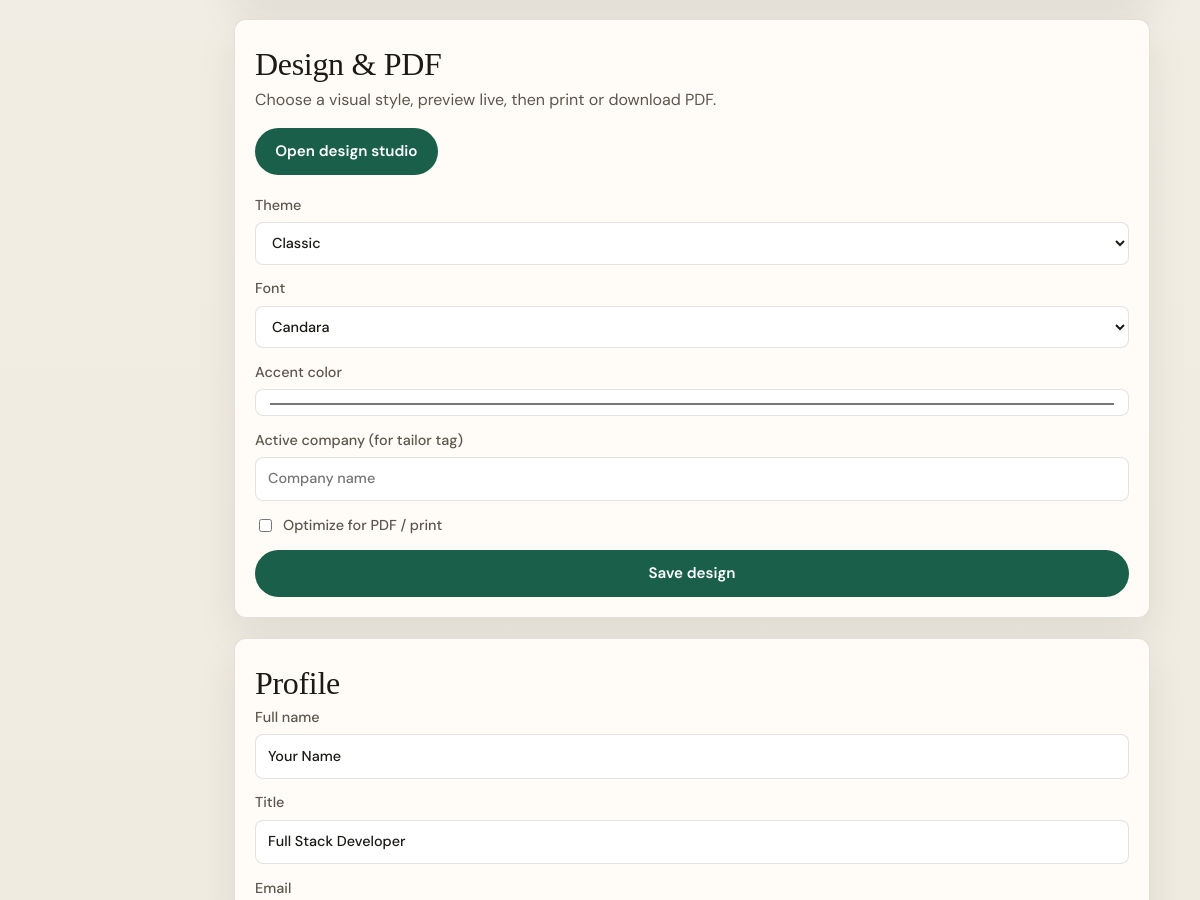
The app's page /editor.php (middle part), older data.
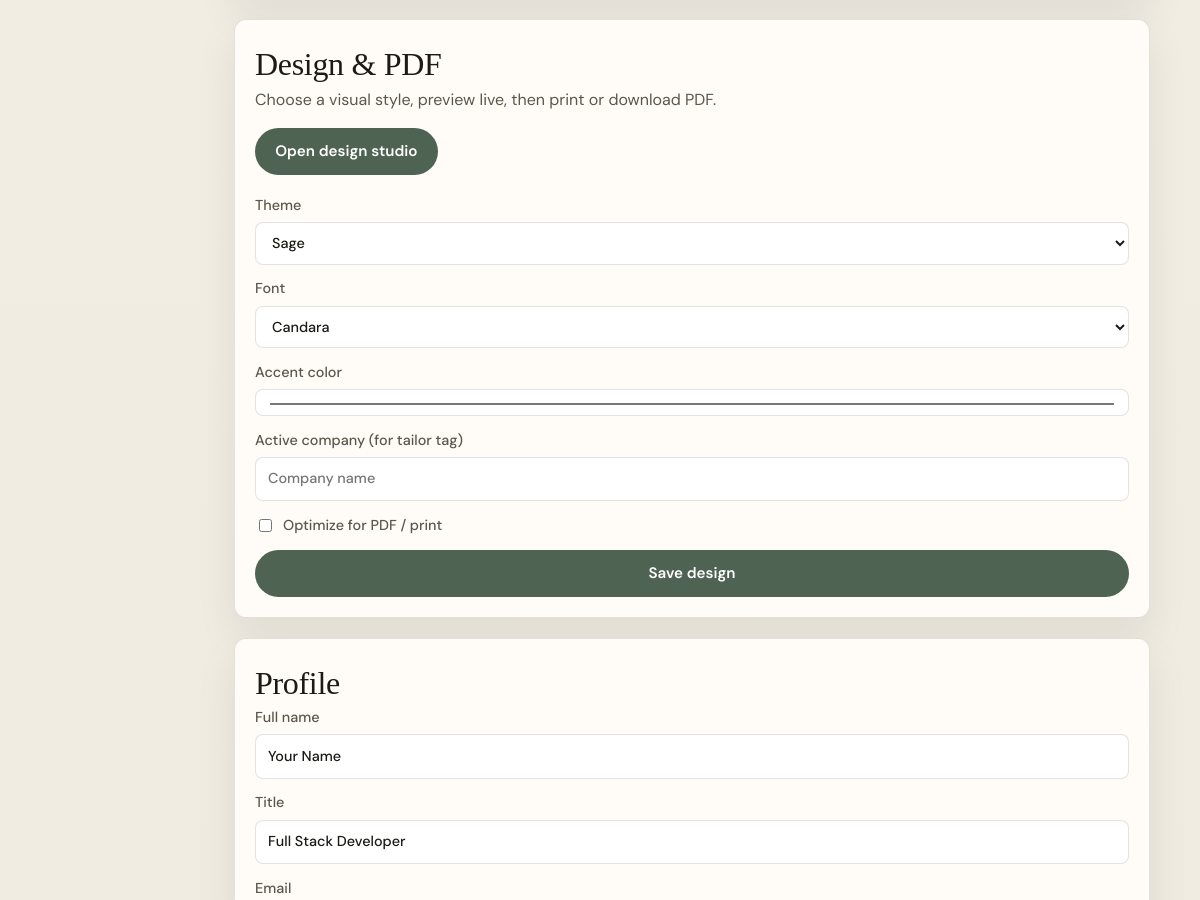
The same page, newer data.
### tables this page shows
CREATE TABLE settings (
  `key` VARCHAR(64) NOT NULL PRIMARY KEY,
  `value` TEXT NOT NULL
);

CREATE TABLE resume_profile (
  id INT UNSIGNED NOT NULL AUTO_INCREMENT PRIMARY KEY,
  full_name VARCHAR(160) NOT NULL,
  title VARCHAR(200) NOT NULL DEFAULT '',
  email VARCHAR(160) NOT NULL DEFAULT '',
  phone VARCHAR(80) NOT NULL DEFAULT '',
  location VARCHAR(160) NOT NULL DEFAULT '',
  gender VARCHAR(40) NOT NULL DEFAULT '',
  date_of_birth DATE NULL,
  country VARCHAR(120) NOT NULL DEFAULT '',
  nationality VARCHAR(120) NOT NULL DEFAULT '',
  photo_path VARCHAR(255) NOT NULL DEFAULT '',
  show_photo TINYINT(1) NOT NULL DEFAULT 1,
  links JSON NULL,
  updated_at TIMESTAMP NOT NULL DEFAULT CURRENT_TIMESTAMP ON UPDATE CURRENT_TIMESTAMP
);

### src/Db.php (called while the page is built, shortened)
<?php
final class Db
{
    private static ?PDO $pdo = null;
    public static function pdo(): PDO
    {
        if (self::$pdo instanceof PDO) {
            return self::$pdo;
        }
        $url = getenv('DATABASE_URL') ?: '';
        $parts = parse_url($url);
        $dbName = ltrim($parts['path'], '/');
        $host = $parts['host'];
        $port = $parts['port'] ?? 3306;
        $user = $parts['user'] ?? 'db';
        $pass = $parts['pass'] ?? 'db';
        $dsn = sprintf('mysql:host=%s;port=%d;dbname=%s;charset=utf8mb4', $host, $port, $dbName);
        self::$pdo = new PDO($dsn, $user, $pass, [
            PDO::ATTR_ERRMODE => PDO::ERRMODE_EXCEPTION,
            PDO::ATTR_DEFAULT_FETCH_MODE => PDO::FETCH_ASSOC,
            PDO::ATTR_EMULATE_PREPARES => false,
        ]);
        return self::$pdo;
    }
}

### src/App.php (called while the page is built, shortened)
<?php
final class App
{
    public static function setting(string $key, ?string $default = null): ?string
    {
        $stmt = Db::pdo()->prepare('SELECT `value` FROM settings WHERE `key` = ? LIMIT 1');
        $stmt->execute([$key]);
        $row = $stmt->fetch();
        if ($row === false) {
            return $default;
        }
        return (string) $row['value'];
    }
    public static function profile(): array
    {
        $row = Db::pdo()->query('SELECT * FROM resume_profile ORDER BY id ASC LIMIT 1')->fetch();
        $links = $row['links'];
        if (is_string($links)) {
            $decoded = json_decode($links, true);
            $row['links'] = is_array($decoded) ? $decoded : [];
        } elseif (!is_array($links)) {
            $row['links'] = [];
        }
        $row['show_photo'] = (int) ($row['show_photo'] ?? 1);
        $row['photo_path'] = (string) ($row['photo_path'] ?? '');
        return $row;
    }
    public static function e(?string $value): string
    {
        return htmlspecialchars((string) $value, ENT_QUOTES | ENT_SUBSTITUTE, 'UTF-8');
    }
    public static function themes(): array
    {
        return [
            'midnight' => [
                'label' => 'Midnight',
                'blurb' => 'Word-style dark letter — large caps name, Aptos/Arial, pipe contacts.',
            ],
            'sage' => [
                'label' => 'Sage',
                'blurb' => 'Word-style sage letter — centered name, Candara, contact between thin rules.',
            ],
            'classic' => [
                'label' => 'Classic',
                'blurb' => 'Serif name, accent underline — clean and traditional.',
            ],
            'modern' => [
                'label' => 'Modern',
                'blurb' => 'Bold left accent bar and open spacing.',
            ],
            'compact' => [
                'label' => 'Compact',
                'blurb' => 'Tighter type for one-page applications.',
            ],
            'sidebar' => [
                'label' => 'Sidebar',
                'blurb' => 'Colored side column for contact and name.',
            ],
            'executive' => [
                'label' => 'Executive',
                'blurb' => 'Clean left-aligned layout with refined rules — formal and sharp.',
            ],
            'company' => [
                'label' => 'Company tint',
                'blurb' => 'Soft brand wash using your accent color.',
            ],
            'banner' => [
                'label' => 'Banner',
                'blurb' => 'Full-width accent header band with white name.',
            ],
            'split' => [
                'label' => 'Split',
                'blurb' => 'Two-tone header with name left and contacts right.',
            ],
            'minimal' => [
                'label' => 'Minimal',
                'blurb' => 'Quiet typography, almost no decoration.',
            ],
            'slate' => [
                'label' => 'Slate',
                'blurb' => 'Dark slate header strip for strong contrast.',
            ],
            'serif' => [
                'label' => 'Editorial',
                'blurb' => 'Large serif headlines with editorial section titles.',
            ],
            'cards' => [
                'label' => 'Cards',
                'blurb' => 'Each section sits in a soft bordered card.',
            ],
            'timeline' => [
                'label' => 'Timeline',
                'blurb' => 'Centered header, vertical rail with icons, dates on the left — burgundy accents.',
                'accent' => '#8B1A1A',
            ],
        ];
    }
    public static function themeKeys(): array
    {
        return array_keys(self::themes());
    }
    public static function fontKeys(): array
    {
        return array_keys(self::fonts());
    }
    public static function resolveFont(?string $font): string
    {
        $font = $font ?: (self::setting('font_family', 'candara') ?: 'candara');
        return in_array($font, self::fontKeys(), true) ? $font : 'candara';
    }
    public static function resolveTheme(?string $theme): string
    {
        $theme = $theme ?: (self::setting('theme', 'sage') ?: 'sage');
        return in_array($theme, self::themeKeys(), true) ? $theme : 'sage';
    }
    public static function resolveAccent(?string $accent): string
    {
        $accent = $accent ?: (self::setting('accent_color', '#4E6351') ?: '#4E6351');
        return preg_match('/^#[0-9A-Fa-f]{6}$/', $accent) ? $accent : '#4E6351';
    }
}

### public/editor.php (the view, shortened to what this page needs)
<?php
require_once dirname(__DIR__) . '/src/layout.php';
$profile = App::profile();
$theme = App::setting('theme', 'classic') ?: 'classic';
$accent = App::setting('accent_color', '#1a5f4a') ?: '#1a5f4a';
$font = App::resolveFont(null);
$pdfMode = (App::setting('pdf_mode', '0') ?: '0') === '1';
$activeCompany = App::setting('active_company', '') ?: '';
layout_header('Editor');
?>
<main class="editor">
  <div class="editor-grid">
    <div class="editor-main">
      <section class="editor-block" id="design">
        <h2>Design &amp; PDF</h2>
        <p class="empty" style="margin-top:0">Choose a visual style, preview live, then print or download PDF.</p>
        <p><a class="btn btn-primary" href="/design.php">Open design studio</a></p>
        <form method="post" class="form" style="margin-top:1.25rem">
          <label>
            Theme
            <select name="theme">
              <?php foreach (App::themes() as $key => $meta): ?>
                <option value="<?= App::e($key) ?>"<?= $theme === $key ? ' selected' : '' ?>><?= App::e($meta['label']) ?></option>
              <?php endforeach; ?>
            </select>
          </label>
          <label>
            Font
            <select name="font_family">
              <?php foreach (App::fonts() as $key => $meta): ?>
                <option value="<?= App::e($key) ?>"<?= $font === $key ? ' selected' : '' ?>><?= App::e($meta['label']) ?></option>
              <?php endforeach; ?>
            </select>
          </label>
          <label>
            Accent color
            <input type="color" name="accent_color" value="<?= App::e($accent) ?>">
          </label>
          <label>
            Active company (for tailor tag)
            <input type="text" name="active_company" value="<?= App::e($activeCompany) ?>" placeholder="Company name">
          </label>
          <label class="check">
            <input type="checkbox" name="pdf_mode" value="1"<?= $pdfMode ? ' checked' : '' ?>>
            Optimize for PDF / print
          </label>
          <button type="submit" class="btn btn-primary">Save design</button>
        </form>
      </section>
      <section class="editor-block" id="profile">
        <h2>Profile</h2>
        <form method="post" class="form" enctype="multipart/form-data">
          <label>Full name <input type="text" name="full_name" required value="<?= App::e($profile['full_name']) ?>"></label>
          <label>Title <input type="text" name="title" value="<?= App::e($profile['title']) ?>"></label>
          <label>Email <input type="email" name="email" value="<?= App::e($profile['email']) ?>"></label>
        </form>
      </section>
    </div>
  </div>
</main>
<?php
layout_footer();

### src/layout.php (shortened to what this page needs)
<?php
function layout_header(string $title, array $opts = []): void
{
    $theme = App::resolveTheme($opts['theme'] ?? null);
    $accent = App::resolveAccent($opts['accent'] ?? null);
    $font = App::resolveFont($opts['font'] ?? null);
    $pdfMode = array_key_exists('pdf_mode', $opts)
        ? (bool) $opts['pdf_mode']
        : ((App::setting('pdf_mode', '0') ?: '0') === '1');
    $bodyClass = trim(($opts['body_class'] ?? '') . ($pdfMode ? ' pdf-mode' : ''));
    $hideNav = !empty($opts['hide_nav']);
    ?>
<!DOCTYPE html>
<html lang="en">
<head>
  <link rel="stylesheet" href="/assets/css/app.css?v=20260804h">
  <link rel="stylesheet" href="/assets/css/resume-themes.css?v=20260804i">
</head>
<body class="<?= App::e($bodyClass) ?>" data-theme="<?= App::e($theme) ?>" data-font="<?= App::e($font) ?>">
  <div class="site-shell<?= $hideNav ? ' site-shell-embed' : '' ?>">
<?php
}
function layout_footer(bool $withJs = true): void
{
    ?>
  </div>
</body>
</html>
<?php
}

### public/assets/css/app.css (style rules this page uses)
:root { --bg: #f3efe6; --bg-deep: #e7e0d2; --ink: #1c1a16; --muted: #5c564c; --line: rgba(28, 26, 22, 0.12); --paper: #fffcf7; --accent: #1a5f4a; --accent-ink: #fff; --danger: #8b2e2e; --radius: 12px; --font: "DM Sans", system-ui, sans-serif; --display: "Instrument Serif", Georgia, serif; --shadow: 0 18px 40px rgba(28, 26, 22, 0.08); }
*, *::before, *::after { box-sizing: border-box; }
html { scroll-behavior: smooth; }
body { margin: 0; min-height: 100vh; font-family: var(--font); color: var(--ink); background: radial-gradient(1200px 600px at 10% -10%, rgba(26, 95, 74, 0.12), transparent 60%), radial-gradient(900px 500px at 100% 0%, rgba(140, 90, 40, 0.1), transparent 55%), linear-gradient(180deg, var(--bg) 0%, var(--bg-deep) 100%); line-height: 1.5; }
a { color: var(--accent); text-decoration-thickness: 1px; text-underline-offset: 0.18em; }
.site-shell { width: min(1100px, calc(100% - 2rem)); margin: 0 auto; padding: 1.25rem 0 3rem; }
.btn { display: inline-flex; align-items: center; justify-content: center; gap: 0.4rem; border: 1px solid transparent; border-radius: 999px; padding: 0.7rem 1.2rem; font: inherit; font-weight: 600; font-size: 0.95rem; cursor: pointer; text-decoration: none; transition: transform 0.15s ease, background 0.15s ease, color 0.15s ease; }
.btn-primary { background: var(--accent); color: var(--accent-ink); }
.apps-panel-head h2, .page-head h1, .editor-block h2 { margin: 0; font-family: var(--display); font-weight: 400; font-size: 2rem; letter-spacing: -0.01em; }
.panel-foot, .empty { margin-top: 1.25rem; color: var(--muted); }
.editor-grid { display: grid; grid-template-columns: 160px 1fr; gap: 1.5rem; }
.editor-block { background: var(--paper); border: 1px solid var(--line); border-radius: var(--radius); padding: 1.25rem; margin-bottom: 1.25rem; box-shadow: var(--shadow); }
.form { display: grid; gap: 0.85rem; }
.form label, .form fieldset { display: grid; gap: 0.35rem; font-size: 0.9rem; font-weight: 500; color: var(--muted); }
.form input, .form select, .form textarea { width: 100%; border: 1px solid var(--line); border-radius: 8px; padding: 0.65rem 0.75rem; font: inherit; color: var(--ink); background: #fff; }
.form .check { display: flex; align-items: center; gap: 0.5rem; grid-template-columns: none; }
.form .check input { width: auto; }

Row changes from the older to the newer data that the page shows:
changed settings: theme "Classic" → "Sage"
added settings: font_family "Candara"
changed settings (number 3 of 4 on the later page): accent_color "#1a5f4a" → "#4e6351"
Text that changed along with them:
form field font_family: "Candara" → (not shown)
